Frame 1 (no input): blank canvas, image omitted
Frame 60 (the mouse pressed at the canvas centre just before this capture): blank canvas, image omitted
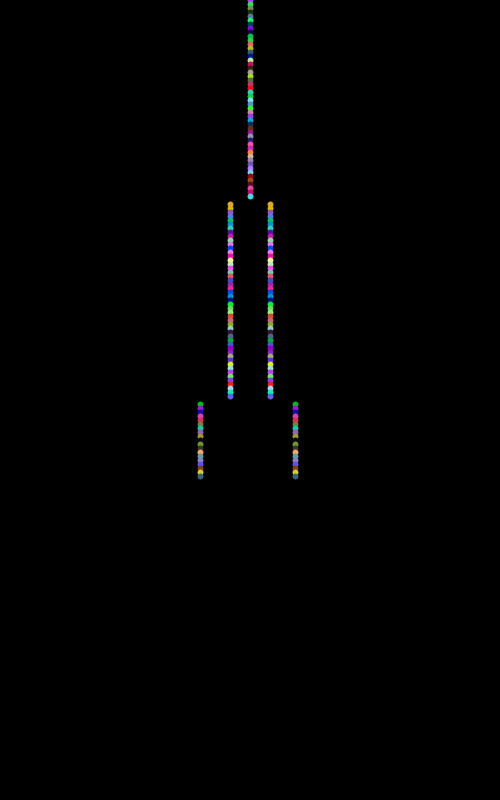
Frame 120 (the mouse held since frame 60 and released just before this capture)

The Processing sketch whose frames 1 and 60 were blank and that drew this single picture after the mouse press (run headless with seeded random() and noise(); from frame 60 on, the mouse is pressed at the canvas centre):

// Processing sketch: Challenge_15_CL
// ── Challenge_15_CL.pde
int yvalue;

void setup()
{
  size(500,800);
  background(0);          // black screen
  yvalue = 0;                // start at the top of the screen
  strokeWeight(6);        // fairly large point size
       // green pen
  frameRate(80);          // update at 10 frames per second
}

void draw()
{
    stroke(random(255),random(255),random(255));
  if(yvalue < 200) // Are we in the top half of the screen?
  {
      point(250, yvalue);    // Yes? = draw one point
  }





 if((yvalue > 200 && yvalue < 400))  // Are we in the top half of the screen?                 // No?  = draw two points
  {
      point(230, yvalue);
      point(270, yvalue);
  }
  
  if((yvalue > 400 && yvalue < 600))  // Are we in the top half of the screen?                 // No?  = draw two points
  {
      point(200, yvalue);
      point(295, yvalue);
  }
  
  yvalue = yvalue + 4;
  if (yvalue > 800)             // If we are at the bottom of the screen- wrap around
  {
    yvalue = 0;
    background(0);
  }
}
